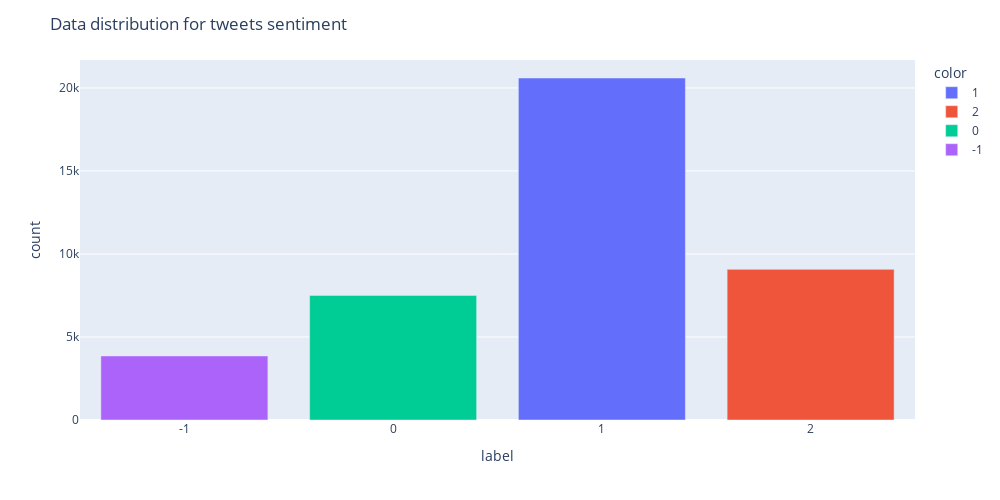

Source (notebook cell):
### Markdown cell above
<h2> Distribution of tweet sentiment</h2>

### Code cell
temp = data["sentiment"].value_counts()
fig = px.bar(temp, x=temp.index, y=temp.values, color=temp.index.astype(str), width=1000, height=500)
fig.update_layout(
    title_text = "Data distribution for tweets sentiment",
    yaxis=dict(title="count"),
    xaxis=dict(title="label")
)

fig.update_xaxes(type="category", categoryorder="category ascending")

fig.show()

### Figure 1 — Plotly figure (JSON) as saved in the notebook; plotly's stock layout.template omitted (floating-point values rounded to 4 significant figures)
{"data": [{"alignmentgroup": "True", "hovertemplate": "color=1<br>index=%{x}<br>y=%{y}<extra></extra>", "legendgroup": "1", "marker": {"color": "#636efa", "pattern": {"shape": ""}}, "name": "1", "offsetgroup": "1", "orientation": "v", "showlegend": true, "textposition": "auto", "type": "bar", "x": [1], "xaxis": "x", "y": [20599], "yaxis": "y"}, {"alignmentgroup": "True", "hovertemplate": "color=2<br>index=%{x}<br>y=%{y}<extra></extra>", "legendgroup": "2", "marker": {"color": "#EF553B", "pattern": {"shape": ""}}, "name": "2", "offsetgroup": "2", "orientation": "v", "showlegend": true, "textposition": "auto", "type": "bar", "x": [2], "xaxis": "x", "y": [9073], "yaxis": "y"}, {"alignmentgroup": "True", "hovertemplate": "color=0<br>index=%{x}<br>y=%{y}<extra></extra>", "legendgroup": "0", "marker": {"color": "#00cc96", "pattern": {"shape": ""}}, "name": "0", "offsetgroup": "0", "orientation": "v", "showlegend": true, "textposition": "auto", "type": "bar", "x": [0], "xaxis": "x", "y": [7505], "yaxis": "y"}, {"alignmentgroup": "True", "hovertemplate": "color=-1<br>index=%{x}<br>y=%{y}<extra></extra>", "legendgroup": "-1", "marker": {"color": "#ab63fa", "pattern": {"shape": ""}}, "name": "-1", "offsetgroup": "-1", "orientation": "v", "showlegend": true, "textposition": "auto", "type": "bar", "x": [-1], "xaxis": "x", "y": [3856], "yaxis": "y"}], "layout": {"barmode": "relative", "height": 500, "legend": {"title": {"text": "color"}, "tracegroupgap": 0}, "margin": {"t": 60}, "title": {"text": "Data distribution for tweets sentiment"}, "width": 1000, "xaxis": {"anchor": "y", "categoryorder": "category ascending", "domain": [0, 1], "title": {"text": "label"}, "type": "category"}, "yaxis": {"anchor": "x", "domain": [0, 1], "title": {"text": "count"}}}}
